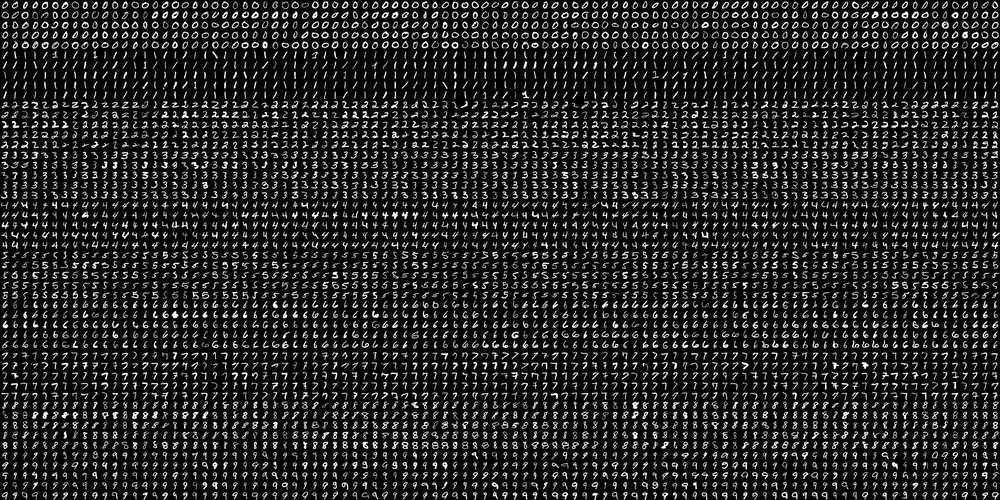
#> input picture CV07/digits.png, 1000 x 500 px, shrunk from 2000 x 1000 before the run
$ python 2_0_knn_handwritten_digits_recognition_introduction_b.py
#> lines starting #> are read from the running program, lines starting #| are printed output that depends on the picture
"""
Handwritten digits recognition using KNN and raw pixels as features
Understanding k-Nearest Neighbour in OpenCV document
    https://docs.opencv.org/3.4/d5/d26/tutorial_py_knn_understanding.html

개요
    '../data/digits.png' 파일에서 5000개의 손글씨(20x20) 숫자 0~9를 읽어들여
    이것의 반은 KNN 학습에 사용하고, 나머지는 분류 정확성을 판단하는 데 사용한다.

주요 사항: KNN 학습모델을 만들고, 분류작업을 하기 위해서는 5단계부터 사용되는 다음 3가지의 함수 활용이 필요하다.
        knn = cv2.ml.KNearest_create()
        knn.train(학습데이터, cv2.ml.ROW_SAMPLE, 학습_데이터_라벨)
        knn.findNearest(테스트_데이터, k)

처리 절차
    1. 영상 파일을 읽어들이고 라벨링을 행한다.
        digits.png에는 20x20으로 이루어진 손글씨 폰트가 100x50(가로x세로)개 나열되어 있다. 레이블(0~9)은 프로그램으로 자체 생성한다.
        영상파일을 가로로 자른 후 다시 세로로 잘라 (5000, 20, 20)의 어레이 변수에 저장한다.
        digits.png에는 20x20으로 이루어진 손글씨 폰트가 100x50(가로x세로)개 나열되어 있다. 레이블(0~9)은 프로그램으로 자체 생성한다.
        영상파일을 가로로 자른 후 다시 세로로 잘라 (5000, 20, 20)의 어레이 변수에 저장한다.

    2~4. 학습에 적합한 데이터로 정렬한다.
        2. 학습을 위해 영상 데이터를 랜덤 변수를 이용하여 뒤 섞는다.
        3. 파일로 존재하였던 영상데이터를 학습 데이터의 개수(5000개) 길이의 리스트로 재편성한다.
        4. png 파일에서 제공한 당초의 학습용 데이터를 knn 모델링하기 위한 학습 데이터와 테스트 데이터로 반씩 나눈다.
    5. knn 모델을 생성하고, 학습데이터로 학습시킨다. OpenCV에서는 두 함수가 필요하다. - create(), train()
    6. 나머지 반의 데이터로 테스트를 행하고 분류 성능을 분석한다.
        사용되는 함수: 결과=findNearest(테스트_데이터, k)
        k변화에 따른 정확도 변화를 관찰한다. 학습된데이터를 테스팅하니 K=1이면 100% 정확도를 보였다.


"""

# Import required packages:
import cv2
import numpy as np

# Constants:
SIZE_IMAGE_ROW = 20     # 글자 하나의 세로 해상도
SIZE_IMAGE_COL = 20     # 글자 하나의 가로 해상도
NUMBER_CLASSES = 10     # 영상 파일 안에 있는 글자의 클래스 10종(0~9)


def load_digits_and_labels(big_image):
    """Returns all the digits from the 'big' image and creates the corresponding labels for each image"""
#> called with big_image = 'digits.png'

    # (1) Load the 'big' image containing all the digits:
    # 영상은 20x20으로 구성된 문자폰트가 가로로 100개, 세로로 50개가 나열되어 있다.
    # 각 다섯줄 마다 같은 문자가 100개씩 나열되어 있다. 문자 0이 5줄, 문자 1이 5줄, ..., 문자 9가 5줄.
    # 따라서 문자 0이 500개, 문자 1이 500개, ..., 문자 9가 500개 총합 5000개의 문자 폰트가 배열되어 있다.
    digits_img = cv2.imread(big_image, 0)
#> digits_img is the input picture: shape (500, 1000); min 0, max 255, mean 36.1
    print('(1) digits_img.shape=', digits_img.shape)    # digits_img.shape= (1000, 2000)
#| (1) digits_img.shape= (500, 1000)

    # (2) 입력 영상에 가로로, 세로로 몇 개의 손글씨 폰트 영상이 있는지 밝힌다.
    # 영상 파일이 가로로는 100글자, 세로로는 50 글자가 있다. 총 5,000자의 글자가 영상 파일에 있다.
    number_cols = digits_img.shape[1] / SIZE_IMAGE_COL  # 영상의 전체 가로 크기 / 폰트의 가로 크기
#> number_cols = 50
    print('\n(2a) number_cols=', number_cols)  # number_cols= 100.0
#| (2a) number_cols= 50.0
    number_rows = digits_img.shape[0] / SIZE_IMAGE_ROW
#> number_rows = 25
    print('(2b) number_rows=', number_rows)  # number_rows= 50.0
#| (2b) number_rows= 25.0

    # (3) vsplit(어레이, indices_or_sections) 함수는 전체 영상을 세로로 잘라 number_rows(50)줄로 나눈 영상을 리스트 구조체로 반환한다.
    # indices_or_sections가 숫자인 경우: 첫번째 축(row)을 따라 주어진 숫자로 나눈다.
    # indices_or_sections가 [a, b, c]인 경우 첫번재 축의 a에 나누고, b에서 나누고. c에서 나눈다.
    #  vsplit is equivalent to split with axis=0 (default),
    #  the array is always split along the first axis regardless of the array dimension.
    rows = np.vsplit(digits_img, number_rows)   # 영상을 세로로 number_rows개로 나눈다.
#> rows = 25 items

    print(f'\n(3) type(rows)={type(rows)} | len(rows)={len(rows)} | rows[0].shape={rows[0].shape}')
#| (3) type(rows)=<class 'list'> | len(rows)=25 | rows[0].shape=(20, 1000)
    # type(rows)=<class 'list'> | len(rows)=50 | rows[0].shape=(20, 2000)

    # (4) digits 리스트 자료에 20x20 크기의 필기체 문자 영상을 총 5000개 저장한다.
    # 마지막 단계에서는 digits 리스트를 같은 이름의 ndarray형으로 변환한다.
    digits = []
    # hsplit() 함수를 이용해 각 row(가로 축)에 대해 20 픽셀 단위로 잘라 list 구조체로 만든다. => 20 x20 화소 추출
    for row in rows:
        row_cells = np.hsplit(row, number_cols)
        for digit in row_cells:
            digits.append(digit)
#> this loop made 25 passes
#> after the loop, digits = 1250 items
    print(f'\n(4a) digits: type={type(digits)}, len={len(digits)}')
#| (4a) digits: type=<class 'list'>, len=1250
    # digits: type=<class 'list'>, len=5000

    digits = np.array(digits)
    print(f'(4b) digits: type={type(digits)}, shape={digits.shape}, len={len(digits)}')
#| (4b) digits: type=<class 'numpy.ndarray'>, shape=(1250, 20, 20), len=1250
    # digits: type=<class 'numpy.ndarray'>, shape=(5000, 20, 20), len=5000

    # Create the labels for each image:
    # >>> np.repeat(3, 4)
    # array([3, 3, 3, 3])
    # >>> x = np.array([[1,2],[3,4]])
    # >>> np.repeat(x, 2)
    # array([1, 1, 2, 2, 3, 3, 4, 4])
    print('(4c) np.arange(NUMBER_CLASSES)=', np.arange(NUMBER_CLASSES))

    # [0~9]를 0을 500번, 1을 500번, ..., 9를 500번, 총 5,000개의 레이블을 생성한다.
    labels = np.repeat(np.arange(NUMBER_CLASSES), len(digits) / NUMBER_CLASSES)
#> labels = 1250 values from 0 to 9
    print(f'(4d) labels: type={type(labels)}, shape={labels.shape}')
#| (4d) labels: type=<class 'numpy.ndarray'>, shape=(1250,)
    return digits, labels   # (5000,)개의 영상과 레이블을 반환한다.


def get_accuracy(predictions, labels):
    """Returns the accuracy based on the coincidences between predictions and labels"""
    # 본 정확도는 test 데이터에 대해서만 환산됨에 유의...
    accuracy = (np.squeeze(predictions) == labels).mean()   # 'mean()' returns the average of the array elements.
    return accuracy * 100   # labels가 10개라서 맞힌 갯수를 평균(mean)을 구해서 100을 곱하면 정확도가 나온다.


# =======================================================================================================
# 프로그램의 시작
# =======================================================================================================


# ------------------------------------------------------------------------------------------------------
# 1. 영상 파일을 읽어들이고 라벨링을 행한다.
# digit.png는 가로x세로=2,000x1,000의 흑백영상이다.
# 해당 영상은 문자 0~9까지의 손글씨 폰트가 5줄씩 나열되어 있다.
# 한 폰트는 20x20으로 이루어져 있으므로 한 줄마다 각 줄마다 100개의 같은 글자.
# 100개의 같은 글자 폰트가 5줄씩 나열되어 있다.
# 따라서 2,000x1,000 영상은 20x20크기의 문자가 100x50(가로x세로)개가 나열되어 있다.
# 0~9의 문자가 5줄 씩 같은 문자로 배열되어 있으므로 레이블(0~9)은 range 함수를 이용해 자체 생성한다.
# ------------------------------------------------------------------------------------------------------
print('\n@@1. trainin data(20x20 image) and labels(0~9) will be produced; ')
digits, labels = load_digits_and_labels('digits.png')
#> labels = 1250 values from 0 to 9

# ------------------------------------------------------------------------------------------------------
# 2. 학습을 위해 영상 데이터를 랜덤 변수를 이용하여 뒤 섞는다.
# RandomState.permutation(x)
#   Randomly permute a sequence, or return a permuted range.
#   >>> np.random.permutation(10) # 0~9까지의 수자를 뒤섞는다.
#   array([1, 7, 4, 3, 0, 9, 2, 5, 8, 6]) # random
#   >>> np.random.permutation([1, 4, 9, 12, 15])
#   array([15,  1,  9,  4, 12]) # random
# ------------------------------------------------------------------------------------------------------
print('\n@@2. Training data will be shuffled.')
# Randomly permute the sequence: 0~4999의 수를 랜덤하게 재배열한다.
#rand = np.random.RandomState(1234)      # Constructs a random number generator:
#shuffle = rand.permutation(len(digits))        # 1) 컨스트럭터를 이용한 셔플링
shuffle = np.random.permutation(len(digits))    # 2) 함수를 이용한 셔플링
#> shuffle = 1250 values, max 1249 at index 434, min 0 at index 776, mean 624.5
print('1) type(shuffle)=', type(shuffle), 'shuffle.shape=', shuffle.shape)
#| 1) type(shuffle)= <class 'numpy.ndarray'> shuffle.shape= (1250,)
# 0~4999의 뒤섞인 수로 영상과 레이블의 순서를 pair 상태로 순서를 뒤 섞는다.
digits, labels = digits[shuffle], labels[shuffle]
#> labels = 1250 values, max 9 at index 5, min 0 at index 4, mean 4.5


# ------------------------------------------------------------------------------------------------------
# 3. 3차원 학습용 영상에서 영상 부분을 직렬화시켜 이를 feature vector로 사용한 raw_descriptors를 만든다.
# digit.shape=(5000, 20, 20) -> raw_descriptors.shape(5000, 400)
#
# Compute the descriptors for all the images.
# In this case, the raw pixels are the feature descriptors
# ------------------------------------------------------------------------------------------------------
print('\n@@3. Arrange the training data as sequence list for knn-modeling\n'
      'Elements of the list are flattened images.')
# raw_descriptors: knn 모델링을 위한 학습 데이터(영상).
# 20x20의 영상을 1차원으로 나열한 영상 데이터가 5000개 있는 리스트 자료이다.
# 이것으로 ndarray로 변환해서 raw_descriptors.shape= (5000, 400)가 되게 할 예정이다.

# 1) 일단 영상을 직렬화(400,)시킨 리스트 자료(5000개의 원소)를 만든다.
raw_descriptors = []
for img in digits:      # digits.shape= (5000, 20, 20). 5000번 loop를 수행.
    # img.flatten(): n차 배열을 1차원 배열로 만들어 반환한다.
    #   ravel()과는 달리 반환 값은 원본과 데이터를 공유하지 않는다.
    raw_descriptors.append(np.float32(img.flatten()))  # 리스트의 각 원소는 sequnce 형으로 나열된 영상 데이터이다.
#> after the loop, raw_descriptors = 1250 items

print('1) raw_descriptors: type=', type(raw_descriptors), '| length=', len(raw_descriptors))
#| 1) raw_descriptors: type= <class 'list'> | length= 1250
# 1) type(raw_descriptors)= <class 'list'> | len(raw_descriptors)= 5000

print('2) raw_descriptors[0].shape=', raw_descriptors[0].shape)
#| 2) raw_descriptors[0].shape= (400,)
# 2) raw_descriptors[0].shape= (400,)

#raw_descriptors = np.squeeze(raw_descriptors)  # 한 축이 1의 원소를 갖는 자료가 없어 squeeze할 것이 없지만 리스트 자료를 ndarray로 만들 수 있다..
raw_descriptors = np.array(raw_descriptors)     # 위의 스퀴즈 함수를 써도 되지만 이해가기 쉬운 방식으로 리스트 자료를 ndarray 타입으로 만들었다.
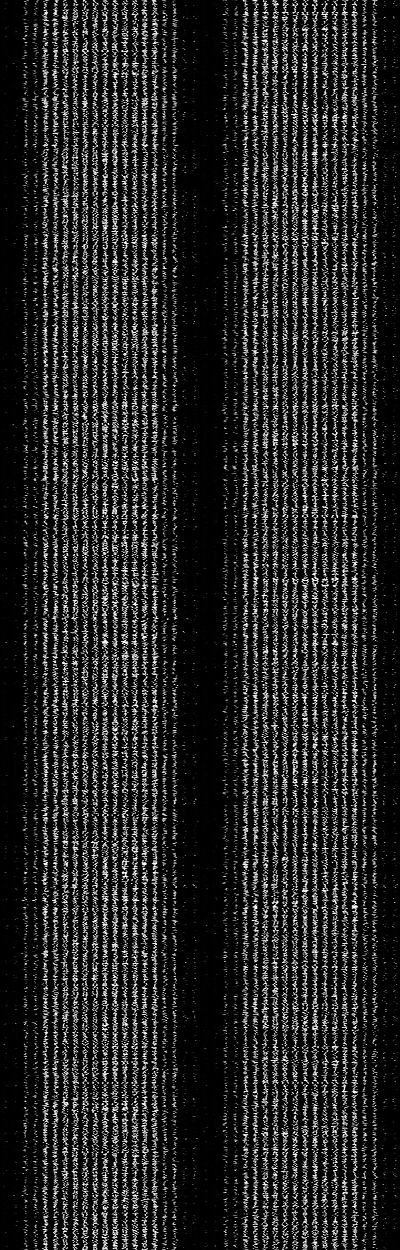
#> raw_descriptors: shape (1250, 400) float32; min 0, max 255, mean 36.1
print('3) raw_descriptors: type=', type(raw_descriptors), '| shape=', raw_descriptors.shape)
#| 3) raw_descriptors: type= <class 'numpy.ndarray'> | shape= (1250, 400)
# 3) type(raw_descriptors)= <class 'numpy.ndarray'> | raw_descriptors.shape= (5000, 400)

# ------------------------------------------------------------------------------------------------------
# 4. 주어진 5,000개의 학습용 데이터를 knn 모델링하기 위한 학습 데이터와 테스트 데이터로 반씩 나눈다.
# ------------------------------------------------------------------------------------------------------
print('\n@@4. Spliting the data into training and testing (50% for each one)')
partition = int(0.5 * len(raw_descriptors))     # 중간 부분을 지정하는 index 번호
#> partition = 625


# numpy.split(ary, indices_or_sections, axis=0) 함수는 전체 영상을 세로로 잘라 number_rows(50)줄로 나눈 영상을 리스트 구조체로 반환한다.
# indices_or_sections가 숫자인 경우: 첫번째 축(row)을 따라 주어진 숫자로 나눈다. 2이면 전체를 2로 나눈다.
# indices_or_sections가 [a, b, c]인 경우 첫번재 축의 a에 나누고, b에서 나누고. c에서 나눈다. [a]이면 a에서 나눈다.
# axis는 나누는데 기준이 되는 축으로 첫번째=0, 두번째=1, ..

# raw_descriptors와 labels를 index 번호(=partition)로 나누고자 한다. -> 2개의 정보를 모두 2개로 나누어야 한다.
# raw_descriptors는 5000x400으로 구성된 ndarray이다.
# 0~2499까지는 학습용 데이터로, 2500~4999까지는 test 데이터로 활용한다.
raw_descriptors_train, raw_descriptors_test = np.split(raw_descriptors, [partition])
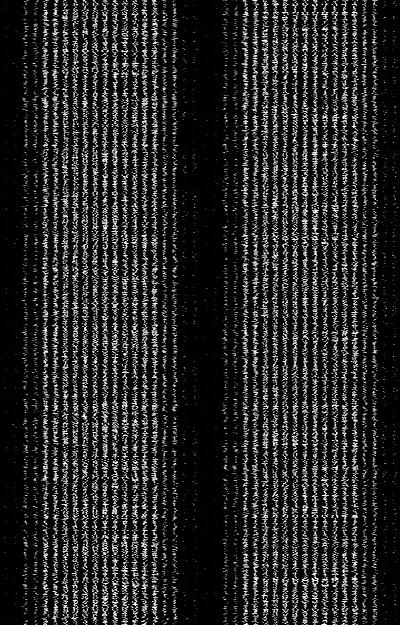
#> raw_descriptors_train: shape (625, 400) float32; min 0, max 255, mean 36.2
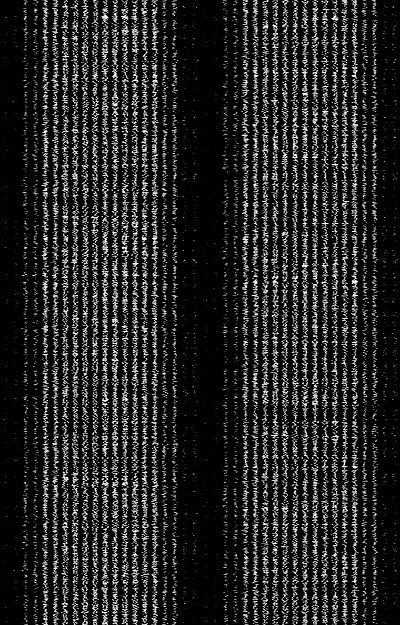
#> raw_descriptors_test: shape (625, 400) float32; min 0, max 255, mean 35.9
labels_train, labels_test = np.split(labels, [partition])
#> labels_train = 625 values, max 9 at index 5, min 0 at index 4, mean 4.49; labels_test = 625 values, max 9 at index 15, min 0 at index 1, mean 4.51

# 위는 [인덱스] 기법으로 나눈 것이고 아래처럼 간단히 2개로 나눈어도 된다.
#raw_descriptors_train, raw_descriptors_test = np.split(raw_descriptors, 2)
#labels_train, labels_test = np.split(labels, 2)    # 2개로 나누어도 됨.

print('1) labels_train: type=', type(labels_train), '| shape=', labels_train.shape)
#| 1) labels_train: type= <class 'numpy.ndarray'> | shape= (625,)
print('2) labels_test: type=', type(labels_test), '| shape=', labels_test.shape)
#| 2) labels_test: type= <class 'numpy.ndarray'> | shape= (625,)
# 1) labels_train: type= <class 'numpy.ndarray'> | shape= (2500,)
# 2) labels_test: type= <class 'numpy.ndarray'> | shape= (2500,)


# ------------------------------------------------------------------------------------------------------
# 5. knn 모델을 생성하고, 학습데이터로 학습시킨다. OpenCV에서는 두 함수가 필요하다. - create(), train()
#
# 1) Creates the empty model. => retval = cv.ml.KNearest_create()
# The static method creates empty KNearest classifier. It should be then trained using StatModel::train method.
# 링크: https://docs.opencv.org/4.2.0/dd/de1/classcv_1_1ml_1_1KNearest.html#ab0ce3fa7a242f3418938592f4d935b81

# 2) Trains the statistical model. => retval = cv.ml_StatModel.train(samples, layout, responses)
# 링크: https://docs.opencv.org/4.2.0/db/d7d/classcv_1_1ml_1_1StatModel.html#aeb25a75f438864fb25af182fb4b1b96f
#   samples: training samples
#   responses: vector of responses associated with the training samples.
#   cv2.ml.ROW_SAMPLE: each training sample is a row of samples
# ------------------------------------------------------------------------------------------------------
print('\n@@5. Training KNN model - raw pixels as features')
knn = cv2.ml.KNearest_create()
knn.train(raw_descriptors_train, cv2.ml.ROW_SAMPLE, labels_train)   # row로 구성된 학습데이터와 레이블을 제공한다.


# ------------------------------------------------------------------------------------------------------
# 6. 나머지 반의 데이터로 테스트를 행하고 분류 성능을 분석한다.
#   사용되는 함수: 결과=findNearest(테스트_데이터, k)
#   k변화에 따른 정확도 변화를 관찰한다. 학습된 데이터를 테스팅하니 K=1이면 100% 정확도를 보였다.
#
# ret, result, neighbours, dist = findNearest(raw_descriptors_test, k)
#
#   result: 테스트 샘플 갯수(T)만큼 길이의 Tx1 ndarray. 내부 요소는 부동소수로 분류값이나, 리그레션 결과를 담고 있다.
#       Vector with results of prediction (regression or classification) for each input sample.
#       It is a single-precision floating-point vector with <number_of_samples> elements.
#   neighbours: 분류 과정에서 주변의 k개가 어떤 레벨을 가리키고 있는지 나타낸다.
#       output values for corresponding neighbors.
#       It is a single- precision floating-point matrix of <number_of_samples> * k size.
#   dist: 주변의 k개가 현 test 데이터와 얼마만큼의 떨어져 있는지 보인다. 거리는 L2-norm이다.
#       output distances from the input vectors to the corresponding neighbors.
#       It is a single-precision floating-point matrix of <number_of_samples> * k size.
# ------------------------------------------------------------------------------------------------------
k = 3
print(f'\n@@6. Test the model with k={k}.')

ret, result, neighbours, dist = knn.findNearest(raw_descriptors_test, k)
#> ret = 3; result = 625 values, max 9 at index 15, min 0 at index 1, mean 4.57; neighbours = 625 rows, first 8: [3, 3, 3], [0, 0, 0], [6, 6, 6], [3, 3, 3], [3, 3, 3], [1, 1, 1], [7, 7, 7], [7, 7, 7]; dist = 625 rows, first 8: [709486, 786672, 852178], [756943, 1000038, 1102138], [510452, 1006581, 1111488], [845468, 872156, 877442], [953270, 955555, 957180], [303539, 347880, 403479], [774651, 875521, 939698], [711839, 839791, 924102]
print('1) type(ret)=', type(ret), 'ret=', ret)     # 0이 아니면 됨.
#| 1) type(ret)= <class 'float'> ret= 3.0

print('2) result.shape=', result.shape, '| result[0, 0]=', result[0, 0])
#| 2) result.shape= (625, 1) | result[0, 0]= 3.0
# (2500, 1) | result[0, 0]= [1.] 0번째 결과는 문자 1이라고 말한다. ret와 같음.

print('3) neighbours.shape=', neighbours.shape,'| neighbours[0]=', neighbours[0])
#| 3) neighbours.shape= (625, 3) | neighbours[0]= [3. 3. 3.]
# (2500, k) | neighbours[0]= [1. 4. 1.] k=3일 경우 사례: 주변의 k=3개가 2개는 1, 1개는 4라고 말한다.

print('4) dist.shape=', dist.shape, '| dist[0]=', dist[0])
#| 4) dist.shape= (625, 3) | dist[0]= [709486. 786672. 852178.]
# (2500, 3) | dist[0]= [ 88687. 116511. 144120.] 주변 k=3개와 test 점과의 개별 거리.

# 예측한(테스트)한 결과와 실제 값(레이블)을 일부분만 출력해 보도록 하자.
pr_start = 0; pr_end = 20
print(f"5) Sampling test_result vs labels_test: {pr_start} to {pr_end}")
print(f"   result: ", end='')
for i in range(pr_start, pr_end):
    print(f"{int(result[i, 0])}", end=' ')
#> this loop made 20 passes
#| 3
#| 0
#| 6
#| 3
#| 3
#| 1
#| 7
#| 7
#> (further printed lines are left out)
print(f"\n    label: ", end='')
for i in range(pr_start, pr_end):
    print(f"{int(labels_test[i])}", end=' ')

acc = get_accuracy(result, labels_test)
#> in get_accuracy, `accuracy = (np.squeeze(predictions) == labels).mean()   # 'mean()' ret..`: accuracy = 0.894
#> acc = 89.44
print(f"\n6) Accuracy(k={k}) for test data: {acc:#6.2f}")
#| 6) Accuracy(k=3) for test data:  89.44

print(f'\n@@7. Accuracy for test and train data with varying k')

# k값을 바꾸어 가면 전체 정확도를 확인해 본다.
# 1) 학습된 데이터와 다른 test 데이터를 적용해서 KNN으로 가장 가까운 라벨을 추론했을 경우의 정확도
for k in [1, 3, 5]:    # 동률을 이루지 않도록 k는 홀수로 선정한다.
    ret, result, neighbours, dist = knn.findNearest(raw_descriptors_test, k)
    # Compute the accuracy:
    acc = get_accuracy(result, labels_test)     # test 데이터를 분류했을 때의 정확도를 확인
    print(f"k={k}: Accuracy for test data: {acc:#6.2f}")
#> this loop made 3 passes
#> (accuracy in get_accuracy, acc) on passes 1 to 3: (0.885, 88.48), (0.894, 89.44), (0.883, 88.32)
#| k=1: Accuracy for test data:  88.48
#| k=3: Accuracy for test data:  89.44
#| k=5: Accuracy for test data:  88.32


print()
# 2) 학습된 데이터와 같은 학습 데이터를 적용해서 KNN으로 가장 가까운 라벨을 추론했을 경우의 정확도
for k in [1, 3, 5]:    # 동률을 이루지 않도록 k는 홀수로 선정한다.
    ret, result, neighbours, dist = knn.findNearest(raw_descriptors_train, k)
    # Compute the accuracy:
    acc = get_accuracy(result, labels_train)  # 학습데이터를 분류했을 때의 정확도를 확인
    print(f"k={k}: Accuracy for train data: {acc:#6.2f}")
#> this loop made 3 passes
#> (accuracy in get_accuracy, acc) on passes 1 to 3: (1, 100), (0.958, 95.84), (0.931, 93.12)
#| k=1: Accuracy for train data: 100.00
#| k=3: Accuracy for train data:  95.84
#| k=5: Accuracy for train data:  93.12


# ---------------------------------------------------------------------------------------
# 아래는 프로그램 분석을 위한 별도로 동작하는 코딩 연습용 프로그램입니다.
# 필요시 활용하세요...
# ---------------------------------------------------------------------------------------


"""
# shuffle 연습을 위한 코딩입니다.
# 정상적인 진행을 위해서는 주석문으로 잠가두거나 지워버리세요...
# 본문 코딩에서 학습데이터를 랜덤하게 섞기 위해서 사용합니다.
#
# RandomState.permutation(x)
#   Randomly permute a sequence, or return a permuted range.
a = np.random.permutation(10)   # 0~9까지의 수를 랜덤하게 배열.
print(a)    # [9 3 5 2 6 0 8 4 7 1]

b = np.random.permutation(a)    # 어레이를 랜덤하게 배열할 수도 있다.
print(b)    # [2 1 4 9 3 5 7 6 8 0]

c = np.random.permutation(a)    # 어레이를 랜덤하게 배열할 수도 있다.
print(c)    # [1 6 3 0 7 5 9 2 8 4]

a = np.array(range(10))     #
print(f'a: type(a)={type(a)}, a={a}')
#a: type(a)=<class 'numpy.ndarray'>, a=[0 1 2 3 4 5 6 7 8 9]

rand = np.random.RandomState(3289)  # random generator 생성
shf = rand.permutation(len(a))     # 0~9의 수를 랜덤하게 재배열한다.
print('shf: ', type(shf), shf)
# shf:  <class 'numpy.ndarray'> [9 5 2 6 1 4 8 0 7 3]

a = a[shf]
print('shuffle result, a: ', a)
# shuffle result, a:  [9 5 2 6 1 4 8 0 7 3]
exit()
"""


"""
# --- 어떤 차원의 원소가 1이 아니면 차원을 더이상 줄일 것이 없다.
# 본문에서 squeeze()를 사용하였지만 사실 squeeze() 함수 필요없음.
# numpy.squeeze()
#   Remove single-dimensional entries from the shape of an array.
# 예1)  x = np.array([[[0], [1], [2]]])
#       print(x.shape)
#       (1, 3, 1)
#       print(np.squeeze(x).shape)
#       (3,)
# 예2)  x = ((1,2,3), (4,5,6))       <= 3x2 더 이상 줄일 차원이 없다.
#       y = np.squeeze(x)
#       print(y)
#       [[1 2 3]
#       [4 5 6]]
# 예3)
# a = np.array([[[1]]])
# print(a.shape)  # (1, 1, 1)
# b = np.squeeze(a)
# print(b.shape, b)   # () 1
# exit()

"""
